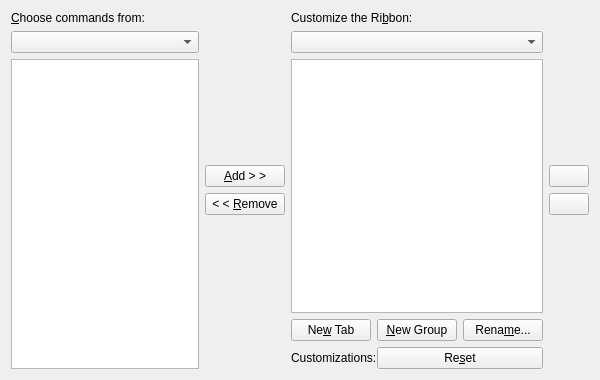
<?xml version="1.0" encoding="UTF-8"?>
<ui version="4.0">
 <class>RibbonBarCustomizePage</class>
 <widget class="QWidget" name="RibbonBarCustomizePage">
  <property name="geometry">
   <rect>
    <x>0</x>
    <y>0</y>
    <width>600</width>
    <height>380</height>
   </rect>
  </property>
  <property name="minimumSize">
   <size>
    <width>600</width>
    <height>380</height>
   </size>
  </property>
  <property name="windowTitle">
   <string>Customize Ribbon</string>
  </property>
  <property name="statusTip">
   <string>Customize the Ribbon</string>
  </property>
  <layout class="QHBoxLayout" name="horizontalLayout">
   <item>
    <layout class="QVBoxLayout" name="verticalLayout" stretch="0,0,0">
     <item>
      <widget class="QLabel" name="labelCommandsFrom">
       <property name="text">
        <string>&amp;Choose commands from:</string>
       </property>
       <property name="buddy">
        <cstring>comboBoxSourceCategory</cstring>
       </property>
      </widget>
     </item>
     <item>
      <widget class="QComboBox" name="comboBoxSourceCategory"/>
     </item>
     <item>
      <widget class="QTreeWidget" name="treeCommands">
       <property name="headerHidden">
        <bool>true</bool>
       </property>
       <column>
        <property name="text">
         <string notr="true">1</string>
        </property>
       </column>
      </widget>
     </item>
    </layout>
   </item>
   <item>
    <layout class="QVBoxLayout" name="verticalLayout_3" stretch="0,0,1,0">
     <item>
      <spacer name="verticalSpacer">
       <property name="orientation">
        <enum>Qt::Vertical</enum>
       </property>
       <property name="sizeHint" stdset="0">
        <size>
         <width>20</width>
         <height>40</height>
        </size>
       </property>
      </spacer>
     </item>
     <item>
      <widget class="QPushButton" name="addButton">
       <property name="sizePolicy">
        <sizepolicy hsizetype="Fixed" vsizetype="Fixed">
         <horstretch>0</horstretch>
         <verstretch>0</verstretch>
        </sizepolicy>
       </property>
       <property name="text">
        <string>&amp;Add &gt; &gt;</string>
       </property>
      </widget>
     </item>
     <item>
      <widget class="QPushButton" name="removeButton">
       <property name="sizePolicy">
        <sizepolicy hsizetype="Fixed" vsizetype="Fixed">
         <horstretch>0</horstretch>
         <verstretch>0</verstretch>
        </sizepolicy>
       </property>
       <property name="text">
        <string>&lt; &lt; &amp;Remove</string>
       </property>
      </widget>
     </item>
     <item>
      <spacer name="verticalSpacer_2">
       <property name="orientation">
        <enum>Qt::Vertical</enum>
       </property>
       <property name="sizeHint" stdset="0">
        <size>
         <width>20</width>
         <height>40</height>
        </size>
       </property>
      </spacer>
     </item>
    </layout>
   </item>
   <item>
    <layout class="QVBoxLayout" name="verticalLayout_2">
     <item>
      <widget class="QLabel" name="labelCustomizeRibbon">
       <property name="text">
        <string>Customize the Ri&amp;bbon:</string>
       </property>
       <property name="buddy">
        <cstring>treeRibbon</cstring>
       </property>
      </widget>
     </item>
     <item>
      <widget class="QComboBox" name="switchTabsBox"/>
     </item>
     <item>
      <widget class="QTreeWidget" name="treeRibbon">
       <attribute name="headerVisible">
        <bool>false</bool>
       </attribute>
       <attribute name="headerStretchLastSection">
        <bool>true</bool>
       </attribute>
       <column>
        <property name="text">
         <string notr="true">1</string>
        </property>
       </column>
      </widget>
     </item>
     <item>
      <layout class="QHBoxLayout" name="horizontalLayout_2">
       <property name="topMargin">
        <number>0</number>
       </property>
       <item>
        <widget class="QPushButton" name="newTabButton">
         <property name="text">
          <string>Ne&amp;w Tab</string>
         </property>
        </widget>
       </item>
       <item>
        <widget class="QPushButton" name="newGroupButton">
         <property name="text">
          <string>&amp;New Group</string>
         </property>
        </widget>
       </item>
       <item>
        <widget class="QPushButton" name="renameButton">
         <property name="text">
          <string>Rena&amp;me...</string>
         </property>
        </widget>
       </item>
      </layout>
     </item>
     <item>
      <layout class="QHBoxLayout" name="horizontalLayout_3" stretch="0,1">
       <property name="spacing">
        <number>0</number>
       </property>
       <property name="leftMargin">
        <number>0</number>
       </property>
       <property name="topMargin">
        <number>0</number>
       </property>
       <item>
        <widget class="QLabel" name="labelCustomizations">
         <property name="text">
          <string>Customizations:</string>
         </property>
        </widget>
       </item>
       <item>
        <widget class="QPushButton" name="resetButton">
         <property name="text">
          <string>Re&amp;set</string>
         </property>
        </widget>
       </item>
      </layout>
     </item>
    </layout>
   </item>
   <item>
    <layout class="QVBoxLayout" name="verticalLayout_4">
     <property name="leftMargin">
      <number>0</number>
     </property>
     <item>
      <spacer name="verticalSpacer_3">
       <property name="orientation">
        <enum>Qt::Vertical</enum>
       </property>
       <property name="sizeHint" stdset="0">
        <size>
         <width>20</width>
         <height>40</height>
        </size>
       </property>
      </spacer>
     </item>
     <item>
      <widget class="QPushButton" name="upButton">
       <property name="text">
        <string/>
       </property>
      </widget>
     </item>
     <item>
      <widget class="QPushButton" name="downButton">
       <property name="text">
        <string/>
       </property>
      </widget>
     </item>
     <item>
      <spacer name="verticalSpacer_4">
       <property name="orientation">
        <enum>Qt::Vertical</enum>
       </property>
       <property name="sizeHint" stdset="0">
        <size>
         <width>20</width>
         <height>40</height>
        </size>
       </property>
      </spacer>
     </item>
    </layout>
   </item>
  </layout>
 </widget>
 <resources/>
 <connections/>
</ui>
